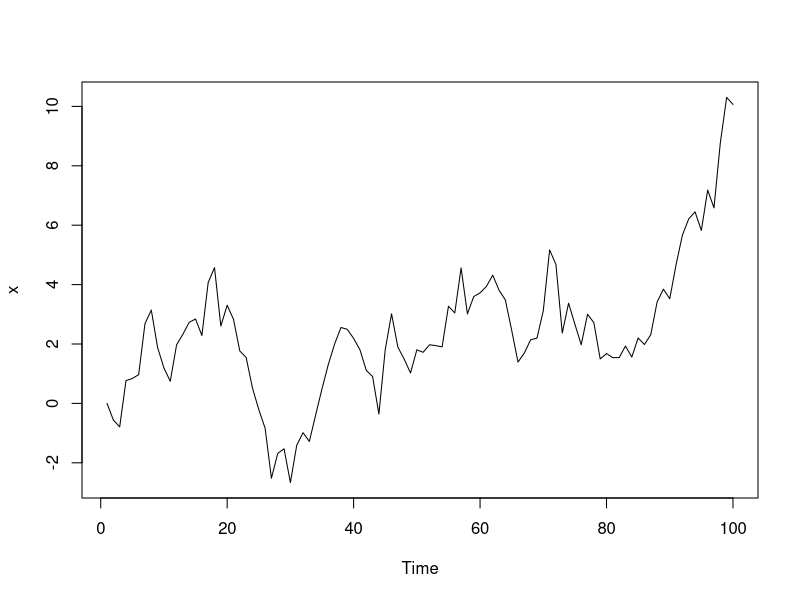
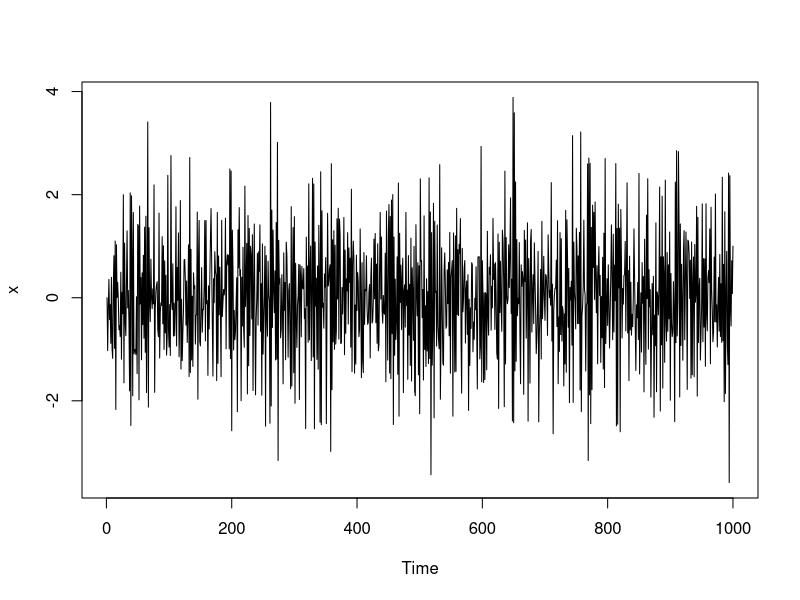
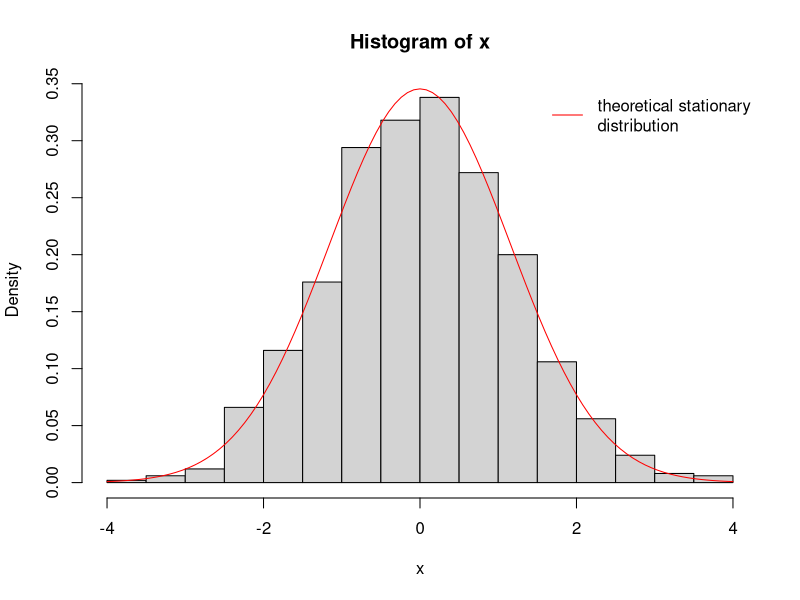

Generate these figures, in order, with R:
## ---- chunk 1
set.seed(123)
n=100
x=numeric(n)

for(i in 2:n)
{x[i]=rnorm(1,mean=x[i-1],1)}

plot.ts(x)
## ---- chunk 2

Q = matrix(c(0.0, 0.5, 0.0, 0.0, 0.5,
             0.5, 0.0, 0.5, 0.0, 0.0,
             0.0, 0.5, 0.0, 0.5, 0.0,
             0.0, 0.0, 0.5, 0.0, 0.5,
             0.5, 0.0, 0.0, 0.5, 0.0), 
           nrow=5, byrow=TRUE)

(jj<-Q %*% Q)
jj[1,3]


## ---- chunk 3
Q5 = Q %*% Q %*% Q %*% Q %*% Q # h=5 steps in the future

Q5
round(Q5, 3)

## ---- chunk 4
Q30 = Q
for (i in 2:30) {
  Q30 = Q30 %*% Q
}
round(Q30, 3) # h=30 steps in the future
## ---- chunk 5
Q = matrix(c(0.0, 0.5, 0.0, 0.0, 0.5,
             0.5, 0.0, 0.5, 0.0, 0.0,
             0.0, 0.5, 0.0, 0.5, 0.0,
             0.0, 0.0, 0.5, 0.0, 0.5,
             0.5, 0.0, 0.0, 0.5, 0.0), 
           nrow=5, byrow=TRUE)
Q

c(0.2, 0.2, 0.2, 0.2, 0.2) %*% Q
## ---- chunk 6
n = 1000
x = numeric(n)
phi = -0.5

for (i in 2:n) {
  x[i] = rnorm(1, mean=phi*x[i-1], sd=1.0)
}

plot.ts(x)

hist(x, freq=FALSE)
curve(dnorm(x, mean=0.0, sd=sqrt(1.0/(1.0-phi^2))), col="red", add=TRUE)
legend("topright", legend="theoretical stationary\ndistribution", col="red", lty=1, bty="n")

